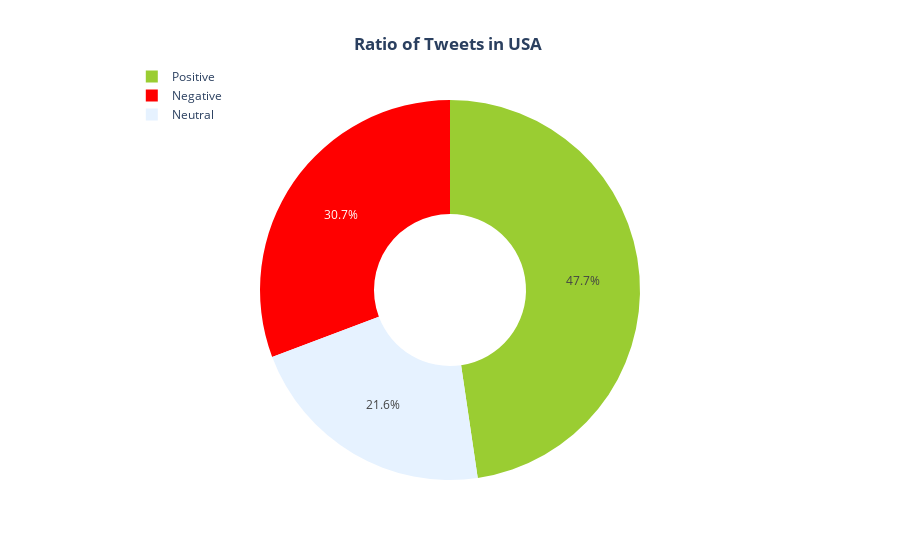

This figure's notebook cell:
### Code cell
#PIE chart of tweets in USA

# positive df 
pos_len = len(composite_df[(composite_df.composite_sentiment == 'Positive') & (composite_df.location == 'USA')].axes[0])

# negative df
neu_len = len(composite_df[(composite_df.composite_sentiment == 'Neutral') & (composite_df.location == 'USA')].axes[0])

# neutral df
neg_len = len(composite_df[(composite_df.composite_sentiment == 'Negative') & (composite_df.location == 'USA')].axes[0])

data = {
   "values": [pos_len, neg_len, neu_len],
   "labels": ['Positive', 'Negative', 'Neutral'],
   "domain": {"column": 0},
   "name": "USA",
   "hoverinfo":"label+percent+name",
   "hole": .4,
   "type": "pie",
    "marker": {'colors': ['#9ACD32', '#ff0000', '#e6f2ff']}

}
layout = go.Layout(title="<b>Ratio of Tweets in USA </b><br>", legend=dict(x=0.07, y=1.1))  #, orientation="h"

data = [data]
fig = go.Figure(data = data, layout = layout)
fig.update_layout(title_x=0.5)
fig.show()

### Figure 1 — Plotly figure (JSON) as saved in the notebook; plotly's stock layout.template omitted (floating-point values rounded to 4 significant figures)
{"data": [{"domain": {"column": 0}, "name": "USA", "labels": ["Positive", "Negative", "Neutral"], "values": [695, 448, 315], "hoverinfo": "label+percent+name", "marker": {"colors": ["#9ACD32", "#ff0000", "#e6f2ff"]}, "hole": 0.4, "type": "pie"}], "layout": {"legend": {"y": 1.1, "x": 0.07}, "title": {"text": "<b>Ratio of Tweets in USA </b><br>", "x": 0.5}}}
